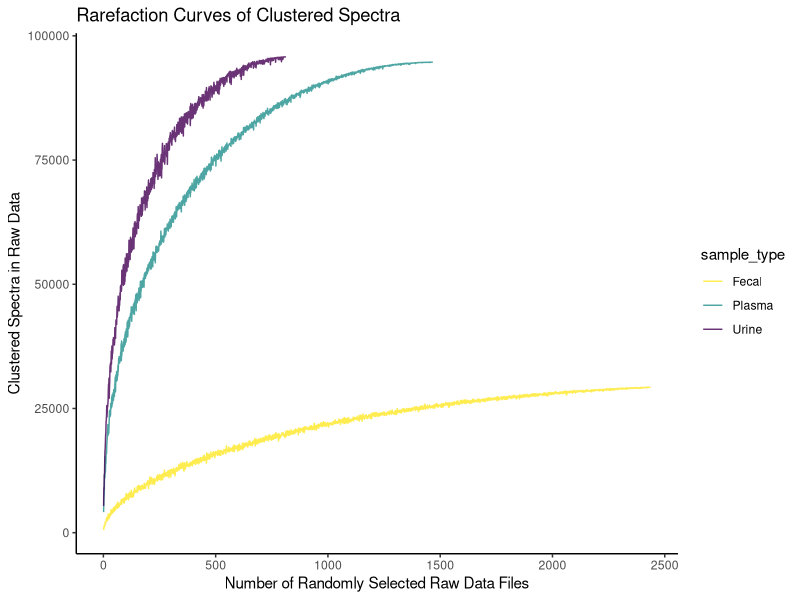

Write R code to recreate this figure.


required_packages <- c("viridis", "ggplot2", "data.table")

for (package in required_packages) {
  if (!require(package, character.only = TRUE)) {
    install.packages(package)
  }
}


# Load necessary libraries
library(ggplot2)
library(viridis)
library(data.table)

# Read the TSV files using fread from data.table
plasma_data <- fread("./data/rarefaction_curve_spectra_plasma.tsv", sep="\t", header=TRUE)
urine_data <- fread("./data/rarefaction_curve_spectra_urine.tsv", sep="\t", header=TRUE)
fecal_data <- fread("./data/rarefaction_curve_spectra_fecal.tsv", sep="\t", header=TRUE)

# Add a new column 'sample_type' to each dataset
plasma_data[, sample_type := "Plasma"]
urine_data[, sample_type := "Urine"]
fecal_data[, sample_type := "Fecal"]

# Combine all data into one data.table using rbindlist
combined_data <- rbindlist(list(plasma_data, urine_data, fecal_data))

# Plot using ggplot2
p <- ggplot(combined_data, aes(x = num_files, y = N, color = sample_type)) +
  geom_line(alpha = 0.8) +
  scale_color_viridis(discrete = TRUE, direction = -1) +
  labs(
    title = "Rarefaction Curves of Clustered Spectra",
    x = "Number of Randomly Selected Raw Data Files",
    y = "Clustered Spectra in Raw Data"
  ) +
  theme_classic()

# Display the plot
ggsave("./figures/Figure_S1.pdf", plot = p, width = 8, height = 6)
